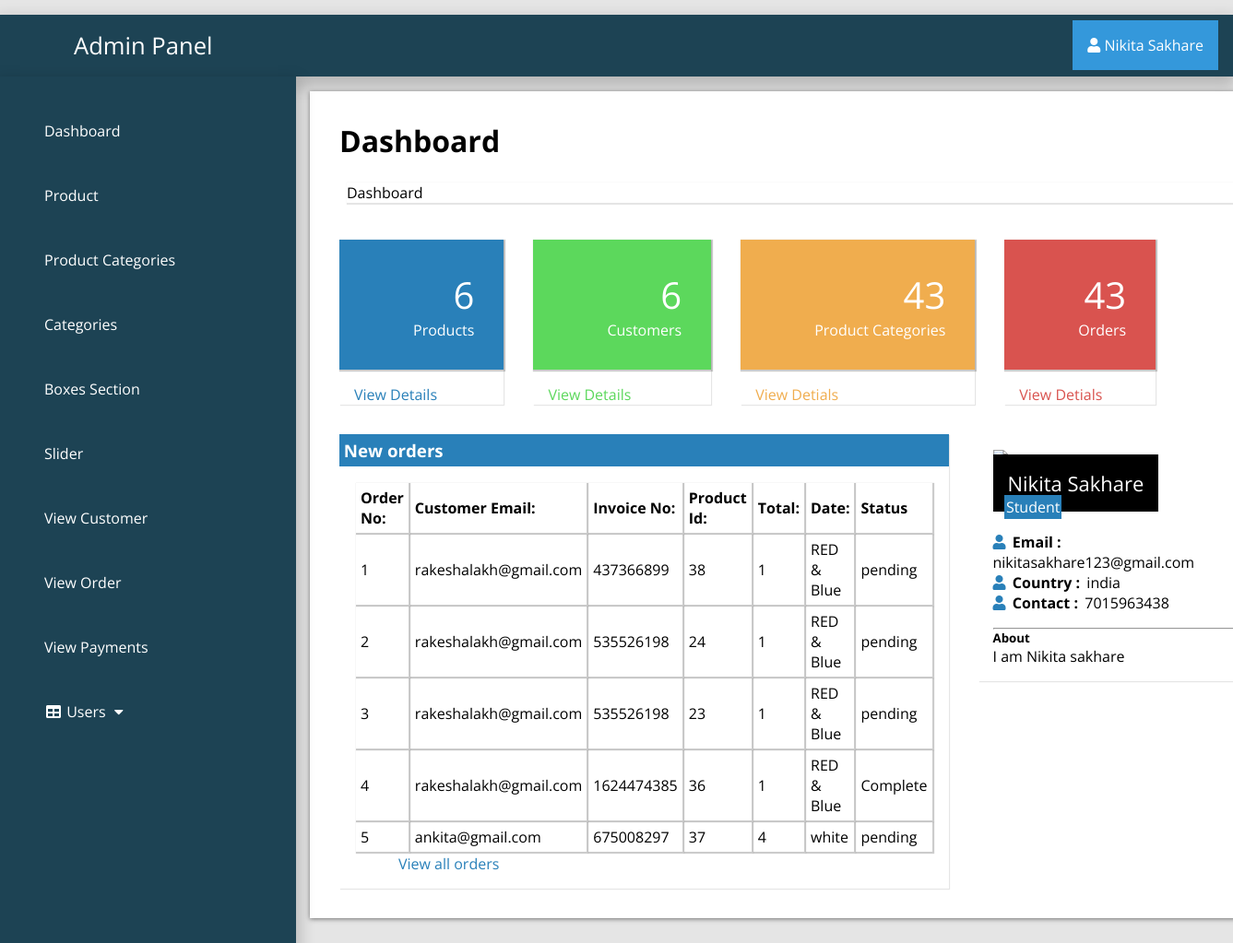
Page /admin_area/index.php?dashboard (signed in) on the committed database.
### tables this page shows
CREATE TABLE `customer_order` (
  `order_id` int(10) NOT NULL,
  `customer_id` int(10) NOT NULL,
  `product_id` int(100) NOT NULL,
  `due_amount` int(100) NOT NULL,
  `invoice_no` int(100) NOT NULL,
  `qty` int(10) NOT NULL,
  `size` text NOT NULL,
  `order_date` timestamp NOT NULL DEFAULT current_timestamp() ON UPDATE current_timestamp(),
  `order_status` text NOT NULL
);

CREATE TABLE `customers` (
  `customer_id` int(100) NOT NULL,
  `customer_name` varchar(255) NOT NULL,
  `customer_email` varchar(255) NOT NULL,
  `customer_pass` varchar(255) NOT NULL,
  `customer_country` text NOT NULL,
  `customer_city` text NOT NULL,
  `customer_contact` varchar(255) NOT NULL,
  `customer_address` text NOT NULL,
  `customer_image` text NOT NULL,
  `customer_ip` varchar(255) NOT NULL
);

### admin_area/dashboard.php (the view, shortened to what this page needs)
<?php
if (!isset($_SESSION['admin_email'])){
  echo "<script>window.open('login.php','_self')</script>";
  }else{
?>
<div class="row">
<div class="col-lg-12">
	<h1 class="page-header">Dashboard</h1>
	<ol class="breadcrumb">
		<li class="active"><i class=""></i> Dashboard </li>
	</ol>
  </div>
 <div class="row1">
 	<div class="col-lg-3 col-md-6">
 		<div class="panel panel-primary">
 			<div class="panel-heading">
 				<div class="row2">
 					<div class="col-xs-9 text-right">
 						<div class="huge"> <?php echo $count_pro ?> </div>
 						<div>Products</div>
 					</div>
 				</div>
 			</div>
 			<a href="index.php?view_product">
 				<div class="panel-footer">
 					<span class="pull-left"> View Details </span>
 				</div>
 			</a>
 		</div>
 	</div>
 	<div class="col-lg-3 col-md-6">
 		<div class="panel panel-green">
 			<div class="panel-heading">
 				<div class="row2">
 					<div class="col-xs-9 text-right">
 						<div class="huge"> <?php echo $count_cust ?> </div>
 						<div>Customers </div>
 					</div>
 				</div>
 			</div>
 			<a href="index.php?view_customer">
 				<div class="panel-footer">
 					<span class="pull-left"> View Details </span>
 				</div>
 			</a>
 		</div>
 	</div>
 	<div class="col-lg-3 col-md-6">
 		<div class="panel panel-yellow">
 			<div class="panel-heading">
 				<div class="row2">
 					<div class="col-xs-9 text-right">
 						<div class="huge"> <?php echo $count_p_cat ?> </div>
 						<div>Product Categories</div>
 					</div>
 				</div>
 			</div>
 			<a href="index.php?view_product_cat">
 				<div class="panel-footer">
 					<span class="pull-left"> View Detials </span>
 				</div>
 			</a>
 		</div>
 	</div>
 	<div class="col-lg-3 col-md-6">
 		<div class="panel panel-red">
 			<div class="panel-heading">
 				<div class="row2">
 			<div class="col-xs-9 text-right">
 				<div class="huge"> <?php echo $count_order ?> </div>
 				<div> Orders </div>
 			</div>
 		</div>
 	</div>
 	<a href="index.php?view_order">
 		<div class="panel-footer">
 					<span class="pull-left"> View Detials </span>
 				</div>
 	</a>
 </div>
</div>
</div>
<div class="row1">
	<div class="col-lg-8">
		<div class="panel panel-primary">
			<div class="panel-heading">
				<h3 class="panel-title">
					<i class=""></i> New orders
				</h3>
			</div>
			<div class="panel-body">
				<div class="table-responsive">
					<table class="table table-bordered table-hover table-striped">
						<thead>
							<tr>
								<th>Order No:</th>
								<th>Customer Email:</th>
								<th>Invoice No:</th>
								<th>Product Id:</th>
								<th>Total:</th>
								<th>Date:</th>
								<th>Status</th>
							</tr>
						</thead>
						<tbody>
							<?php
                              $i=0;
                              $get_order="select * from customer_order order by 1 DESC LIMIT 0,5";
                              $run_order=mysqli_query($con,$get_order);
                              while ($row_order=mysqli_fetch_array($run_order)) {
                              	  $customer_id=$row_order['customer_id'];
                              	  $product_id=$row_order['product_id'];
                              	  $invoice_no=$row_order['invoice_no'];
                              	  $qty=$row_order['qty'];
                              	  $size=$row_order['size'];
                              	  $status=$row_order['order_status'];
                                $i++;
							  ?>
							<tr>
								<td><?php echo $i ?></td>
								<td>
									<?php
								$get_cust="select * from customers where customer_id='$customer_id'";
								$run_cust=mysqli_query($con,$get_cust);
								$row_customer=mysqli_fetch_array($run_cust);
								$customer_email=$row_customer['customer_email'];
								echo $customer_email;
								?>
								</td>
								<td><?php echo $invoice_no; ?></td>
								<td><?php echo $product_id; ?></td>
								<td><?php echo $qty; ?></td>
								<td><?php echo $size; ?></td>
								<td><?php echo $status ?></td>
							</tr>
						     <?php } ?>
						</tbody>
					</table>
				</div>
				<div class="text-right">
					<a href="index.php?view_order"> View all orders
						 </a>
				</div>
			</div>
		</div>
	</div>
	<div class="col-md-4">
		<div class="panel">
			<div class="panel-body">
				<div class="thumb-info mb-md">
					<div class="thumb-info-title">
						<span class="thumb-info-inner"><?php echo $admin_name; ?></span><br>
						<span class="thumb-info-type"><?php echo $admin_job ?></span>
					</div>
				</div>
				<div class="mb-md">
					<div class="widget-content-expanded">
						<i class="fa fa-user"></i> <span>Email : </span> <?php echo $admin_email ?> <br>
						<i class="fa fa-user"></i> <span>Country : </span> <?php echo $admin_country ?> <br>
						<i class="fa fa-user"></i> <span>Contact : </span> <?php echo $admin_contact?> <br>
					</div>
				<hr class="dotted short">
				<h5 class="text-muted">About</h5>
				<p><?php echo $admin_about ?></p>
			</div>
		</div>
	</div>
</div>
</div>
</div>
<?php } ?>

### admin_area/includes/sidebar.php (shortened to what this page needs)
<?php
if (!isset($_SESSION['admin_email'])){
  echo "<script>window.open('login.php','_self')</script>";
  }else{
?>
<nav class="navbar navbar-inverse navbar-fixed-top" >
	<div class="navbar-header">
		<a href="index.php?dashboard" class="navbar-brand"><span>Admin Panel</span></a>
	</div>
		<div class="dropdown">
		 <button onclick="myFunction()" class="dropbtn"><i class="fa fa-user"></i> <?php echo $admin_name; ?></a></button>
		</div>
	<div class="collapse navbar-collapse navbar-ex1-collapse">
	<ul class="nav navbar-nav side-nav">
  <li>
    <a href="index.php?dashboard"><i class=""></i> Dashboard</a>
  </li>
  <li class="button-dropdown" id="#products">
    <a href="#" class="dropdown-toggle" data-toggle="collapse" data-target="#products"><i class=""></i> Product <i class=""></i></a>
  </li>
  <li class="button-dropdown" id="#products_cat">
    <a href="#" class="dropdown-toggle" data-toggle="collapse" data-target="#products_cat"><i class=""></i> Product Categories <i class=""></i></a>
  </li>
  <li class="button-dropdown" id="#category">
    <a href="#" class="dropdown-toggle" data-toggle="collapse" data-target="#category"><i class=""></i> Categories <i class=""></i></a>
  </li>
<li class="button-dropdown" >
  <a href="#" class="dropdown-toggle" data-toggle="collapse" data-target="#boxes">
    <i class=""></i> Boxes Section <i class=""></i>
  </a>
</li>
  <li class="button-dropdown">
    <a href="#" class="dropdown-toggle" data-toggle="collapse" data-target="#slider"><i class=""></i>  Slider <i class=""></i></a>
  </li>
  <li>
  	<a href="index.php?view_customer">
  		<i class=""></i> View Customer
  	</a>
  </li>
  <li>
  	<a href="index.php?view_order">
  		<i class=""></i> View Order
  	</a>
  </li>
  <li>
  	<a href="index.php?view_payments">
  		<i class=""></i> View Payments
  	</a>
  </li>
  <li class="button-dropdown">
    <a href="#" class="dropdown-toggle" data-toggle="collapse" data-target="#users"><i class="fa fa-fw fa-table"></i>  Users <i class="fa fa-fw fa-caret-down"></i></a>
  </li>
</ul>
</div>
</nav>
<?php } ?>

### admin_area/css/style.css (style rules this page uses)
:root { --blue:#2980b9; }
body { margin-top: ; }
* { font-family: 'Open Sans', sans-serif; margin:0; padding:0; box-sizing: border-box; text-decoration: none; transition: all .2s cubic-bezier(.37,1.14,.26,1.24); }
html { background-color: rgba(0,0,0,.1); }
.navbar-fixed-top { background:#1d4354; padding: 1rem; margin-top: 1rem; box-shadow: 0px 8px 16px 4px rgba(0,0,0,0.2); margin-left: ; margin-right: ; }
.navbar-fixed-top a span { margin-left: 4rem; }
.navbar-fixed-top .navbar-brand { font-size: 1.6rem; color: #ffffff; }
.dropbtn { background-color: #3498DB; color: white; padding: 16px; font-size: 16px; border: none; cursor: pointer; }
.dropdown { position: relative; display: inline-block; float: right; margin-top: -2.8rem; }
.nav { position: absolute; top: 51px; margin-top: 32px; width: auto; height: 110%; border-radius: 0; display: block; background-color: #1d4354; bottom: 0; overflow: hidden; padding-bottom: 40px; box-shadow: 0px 8px 16px 4px rgba(0,0,0,0.2); margin-left: -1rem; }
.nav>li>a { width: 225px; display: block; color: #ffffff; margin: 3rem; }
.row { width: 81.2%; background-color: #ffffff; margin: auto; margin-left: 21rem; margin-top: 1rem; padding: 1rem; display: ; }
.row h1 { margin: 1rem; }
.row ol { list-style-type: none; margin: 1.5rem; box-shadow: 1px 1px 1px 1px rgba(0.1,0.1,0.1,0.1); }
.row1 { display: flex; background-color:; }
.col-lg-3 { display: inline-flex; }
.panel { text-align: left; box-shadow: 1px 1px 1px 0px rgba(0.1,0.1,0.1,0.1); margin: 1rem; background-color: #ffffff; padding: rem; }
.panel-footer { box-shadow: 1px 1px 1px 0px rgba(0.1,0.1,0.1,0.1); font-size: 1rem; margin: 1rem; }
.panel-footer span { margin:rem; }
.huge { font-size: 2.5rem; }
.row2 { display: flex; padding: 2rem; color: #ffffff; box-shadow: 1px 1px 1px 1px rgba(0.1,0.1,0.1,0.2); }
.text-right { text-align: right; margin-left: 3rem; }
.panel-primary .row2 { background-color: #2980b9; }
.panel-primary a { color: #2980b9; }
.panel-green .row2 { background-color: #5cd85c; }
.panel-green a { color: #5cd85c; }
.panel-yellow .row2 { background-color: #f0ad4e; color: #fff; }
.panel-yellow a { color: #f0ad4e; }
.panel-red .row2 { background-color: #d9534f; }
.panel-red a { color: #d9534f; }
.panel-heading .panel-title { background-color: #2980b9; color: #ffffff; padding: .3rem; }
.table-responsive .table-striped th { padding: 5px; box-shadow: 1px 1px 1px 1px rgba(0.1,0.1,0.1,0.2); }
.table-responsive .table-striped tbody td { box-shadow: 1px 1px 1px 1px rgba(0.1,0.1,0.1,0.2); padding:5px; }
.thumb-info-title .thumb-info-inner { background: #000; color: #ffffff; padding: 1rem; font-size: 22px; }
.thumb-info-title .thumb-info-type { background:#2980b9; padding:.1rem; color: #ffffff; margin-left: .8rem; }
.mb-md .widget-content-expanded { margin-top: 1rem; margin-bottom: 1rem; }
.mb-md .widget-content-expanded span { font-weight: bold; margin: .2rem; }
.mb-md .widget-content-expanded i { color:#2980b9; }
.row { list-style: none; box-shadow: 0 1px 5px rgba(0, 0, 0, 0.5); }
.panel-body { display: flex; align-items: center; justify-content: left; padding: 1rem; flex-wrap: wrap; }

### rows in the picture
customer_order: customer.customer_email "rakeshalakh@gmail.com", invoice_no "437366899", product "38", qty "1", size "RED & Blue", order_status "pending"
customer_order: customer.customer_email "rakeshalakh@gmail.com", invoice_no "535526198", product "24", qty "1", size "RED & Blue", order_status "pending"
customer_order: customer.customer_email "rakeshalakh@gmail.com", invoice_no "535526198", product "23", qty "1", size "RED & Blue", order_status "pending"
customer_order: customer.customer_email "rakeshalakh@gmail.com", invoice_no "1624474385", product "36", qty "1", size "RED & Blue", order_status "Complete"
customer_order: customer.customer_email "ankita@gmail.com", invoice_no "675008297", product "37", qty "4", size "white", order_status "pending"

### other values in the picture
$admin_name "Nikita Sakhare"
$count_pro "6"
$count_cust "6"
$count_p_cat "43"
$count_order "43"
$admin_job "Student"
$admin_email "nikitasakhare123@gmail.com"
$admin_country "india"
$admin_contact "7015963438"
$admin_about "I am Nikita sakhare"
